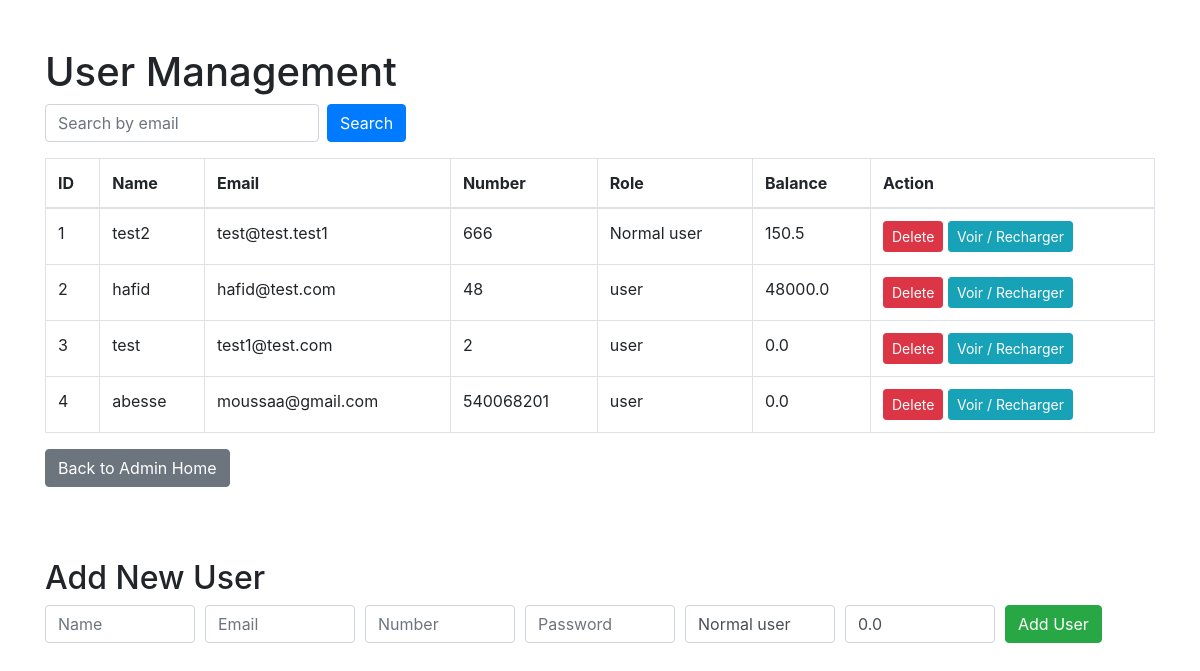
Screenshot of /admin/users with the database file from the repository.
### models.py (models this page shows)
class User(db.Model):
    __tablename__ = 'users'
    id = db.Column(db.Integer, primary_key=True)
    name = db.Column(db.String(100), nullable=False)
    email = db.Column(db.String(120), unique=True, nullable=False)
    number = db.Column(db.Integer,unique=True,nullable=False)
    password = db.Column(db.String(100), nullable=False)
    role = db.Column(db.String(20), default='Normal user')
    balance = db.Column(db.Float, default=0.0)
    bookings = db.relationship('Booking', backref='user', lazy=True)
    recharges = db.relationship('Recharge', backref='user', lazy=True)

### admin_blueprint.py (the view)
@admin_bp.route('/users')
def users_page():
    search_email = request.args.get('search_email')
    if search_email:
        users = [get_user_by_email(search_email)] if get_user_by_email(search_email) else []
    else:
        users = get_all_users()
    return render_template('users.html', users=users)

### data_access1.py (called while the page is built)
def get_all_users():
    users = User.query.all()
    result = []
    for user in users:
        balance = get_user_balance(user.id)
        result.append({
            'id': user.id,
            'name': user.name,
            'email': user.email,
            'number': user.number,
            'role': user.role,
            'balance': balance
        })
    return result

def get_user_balance(user_id):
    user = User.query.get(user_id)
    if not user:
        return 0.0
    total_recharge = db.session.query(db.func.sum(Recharge.amount)).filter_by(user_id=user_id).scalar() or 0.0
    return user.balance + total_recharge

### templates/users.html (shortened to what this page needs)
<!DOCTYPE html>
<html lang="en">
<head>
    <link rel="stylesheet" href="https://stackpath.bootstrapcdn.com/bootstrap/4.5.2/css/bootstrap.min.css">
</head>
<body>
<div class="container mt-5">
    <h1>User Management</h1>
    <form method="get" action="{{ url_for('admin_bp.users_page') }}" class="form-inline mb-3">
        <input type="email" name="search_email" class="form-control mr-2" placeholder="Search by email" value="{{ request.args.get('search_email', '') }}">
        <button type="submit" class="btn btn-primary">Search</button>
    </form>
    <table class="table table-bordered">
        <thead>
            <tr>
                <th>ID</th>
                <th>Name</th>
                <th>Email</th>
                <th>Number</th>
                <th>Role</th>
                <th>Balance</th>
                <th>Action</th>
            </tr>
        </thead>
        <tbody>
            {% for user in users %}
            <tr>
                <td>{{ user.id }}</td>
                <td>{{ user.name }}</td>
                <td>{{ user.email }}</td>
                <td>{{ user.number }}</td>
                <td>{{ user.role }}</td>
                <td>{{ user.balance }}</td>
                <td>
                    <form action="{{ url_for('admin_bp.delete_user_admin', user_id=user.id) }}" method="POST" style="display:inline;">
                        <button type="submit" class="btn btn-danger btn-sm">Delete</button>
                    </form>
                    <a href="{{ url_for('admin_bp.user_detail', user_id=user.id) }}" class="btn btn-info btn-sm">Voir / Recharger</a>
                </td>
            </tr>
            {% endfor %}
        </tbody>
    </table>
    <a href="{{ url_for('admin_bp.admin_home') }}" class="btn btn-secondary mb-4">Back to Admin Home</a>
    <h2 class="mt-5">Add New User</h2>
    <form action="{{ url_for('admin_bp.create_user_admin') }}" method="POST" class="mb-4">
        <div class="form-row">
            <div class="col"><input type="text" name="name" class="form-control" placeholder="Name" required></div>
            <div class="col"><input type="email" name="email" class="form-control" placeholder="Email" required></div>
            <div class="col"><input type="number" name="number" class="form-control" placeholder="Number" required></div>
            <div class="col"><input type="password" name="password" class="form-control" placeholder="Password" required></div>
            <div class="col"><input type="text" name="role" class="form-control" placeholder="Role" value="Normal user"></div>
            <div class="col"><input type="number" step="0.01" name="balance" class="form-control" placeholder="Balance" value="0.0"></div>
            <div class="col"><button type="submit" class="btn btn-success">Add User</button></div>
        </div>
    </form>
</div>
</body>
</html>

### rows the page displays
User: id "1", name "test2", email "test@test.test1", number "666", role "Normal user", balance "150.5"
User: id "2", name "hafid", email "hafid@test.com", number "48", role "user", balance "48000.0"
User: id "3", name "test", email "test1@test.com", number "2", role "user", balance "0.0"
User: id "4", name "abesse", email "moussaa@gmail.com", number "540068201", role "user", balance "0.0"
